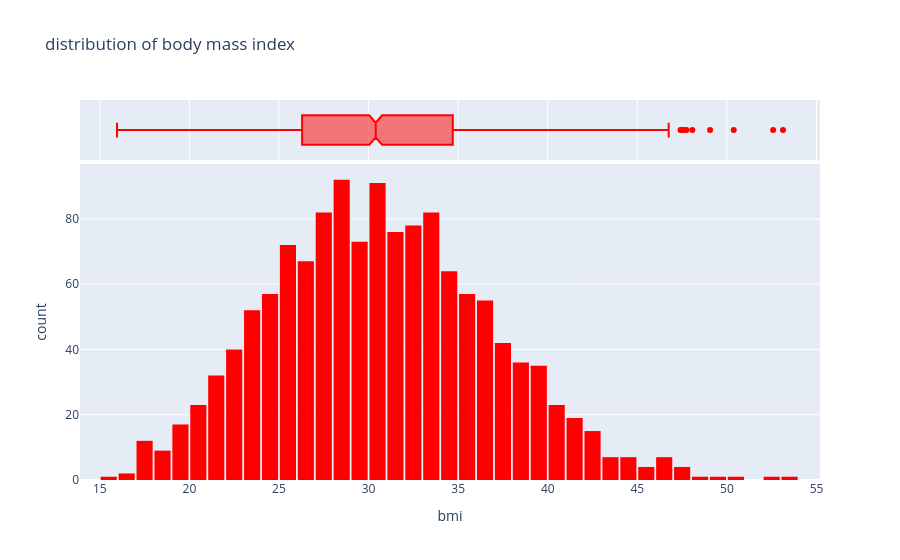

The cell this chart's notebook holds for it:
### Markdown cell above
body mass index - BMI

### Code cell
fig = px.histogram( medical_df,
                   x='bmi',
                   marginal='box',
                   color_discrete_sequence=['red'],
                   title='distribution of body mass index ')
fig.update_layout(bargap=0.1)
fig.show()

### Figure 1 — Plotly figure (JSON) as saved in the notebook; plotly's stock layout.template omitted (floating-point values rounded to 4 significant figures; data arrays with more than 128 entries replaced by an {"elided": "..."} marker saying what was removed)
{"data": [{"bingroup": "x", "hovertemplate": "bmi=%{x}<br>count=%{y}<extra></extra>", "legendgroup": "", "marker": {"color": "red", "pattern": {"shape": ""}}, "name": "", "orientation": "v", "showlegend": false, "type": "histogram", "x": {"elided": "1338 float values"}, "xaxis": "x", "yaxis": "y"}, {"hovertemplate": "bmi=%{x}<extra></extra>", "legendgroup": "", "marker": {"color": "red"}, "name": "", "notched": true, "showlegend": false, "type": "box", "x": {"elided": "1338 float values"}, "xaxis": "x2", "yaxis": "y2"}], "layout": {"bargap": 0.1, "barmode": "relative", "legend": {"tracegroupgap": 0}, "title": {"text": "distribution of body mass index "}, "xaxis": {"anchor": "y", "domain": [0, 1], "title": {"text": "bmi"}}, "xaxis2": {"anchor": "y2", "domain": [0, 1], "matches": "x", "showgrid": true, "showticklabels": false}, "yaxis": {"anchor": "x", "domain": [0, 0.8316], "title": {"text": "count"}}, "yaxis2": {"anchor": "x2", "domain": [0.8416, 1], "matches": "y2", "showgrid": false, "showline": false, "showticklabels": false, "ticks": ""}}}
